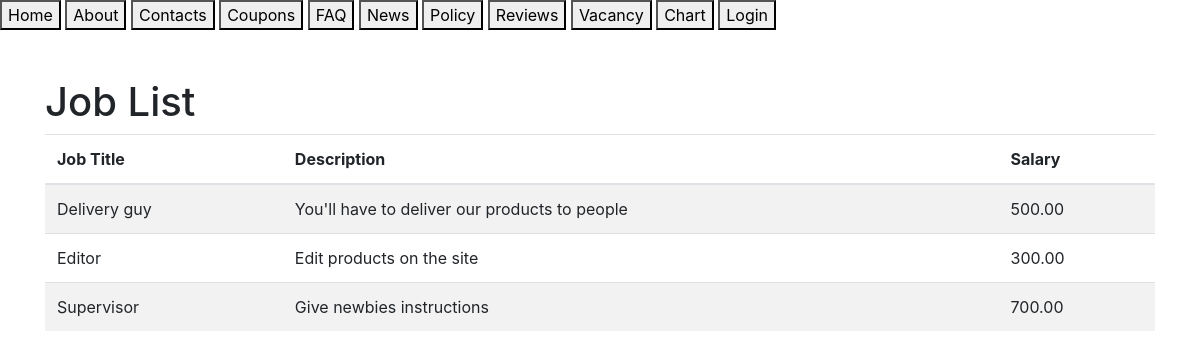
/vacancies, run on the app's committed database.
### base/models.py (models this page shows, shortened)
class Job(models.Model):
    title = models.CharField(max_length=100)
    description = models.TextField()
    salary = models.DecimalField(max_digits=10, decimal_places=2)

### base/views.py (the view)
# urls.py: path("vacancies", views.vacancies),
def vacancies(request):
    jobs = Job.objects.all()
    return render(request, "base/vacancies.html", {'jobs': jobs})

### base/templates/base/vacancies.html (shortened to what this page needs)
{% include 'navbar.html' %}
<!DOCTYPE html>
<html lang="en">
<head>
    <link href="https://stackpath.bootstrapcdn.com/bootstrap/4.5.2/css/bootstrap.min.css" rel="stylesheet">
</head>
<body>
    <div class="container mt-5">
        <h1>Job List</h1>
        <table class="table table-striped">
            <thead>
                <tr>
                    <th>Job Title</th>
                    <th>Description</th>
                    <th>Salary</th>
                </tr>
            </thead>
            <tbody>
                {% for job in jobs %}
                <tr>
                    <td>{{ job.title }}</td>
                    <td>{{ job.description }}</td>
                    <td>{{ job.salary }}</td>
                </tr>
                {% endfor %}
            </tbody>
        </table>
    </div>
</body>
</html>

### data on the page
Job: title "Delivery guy", description "You'll have to deliver our products to people", salary "500.00"
Job: title "Editor", description "Edit products on the site", salary "300.00"
Job: title "Supervisor", description "Give newbies instructions", salary "700.00"
